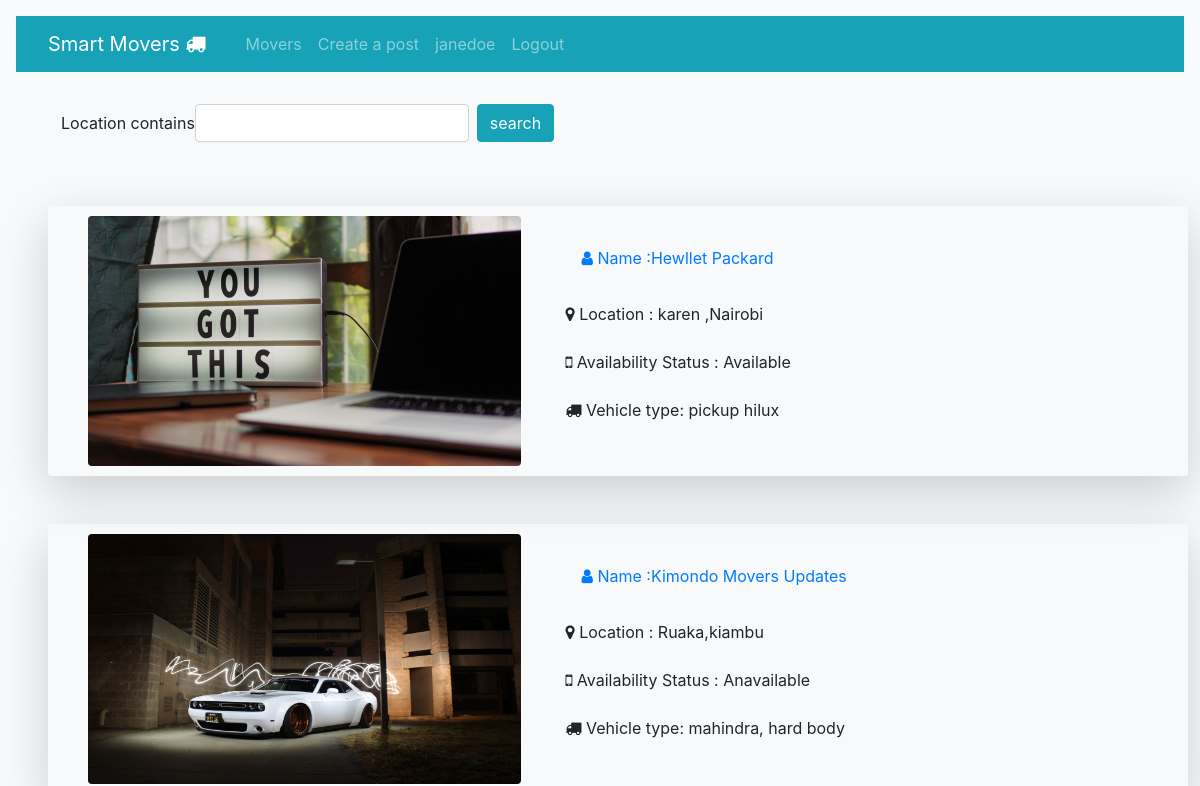
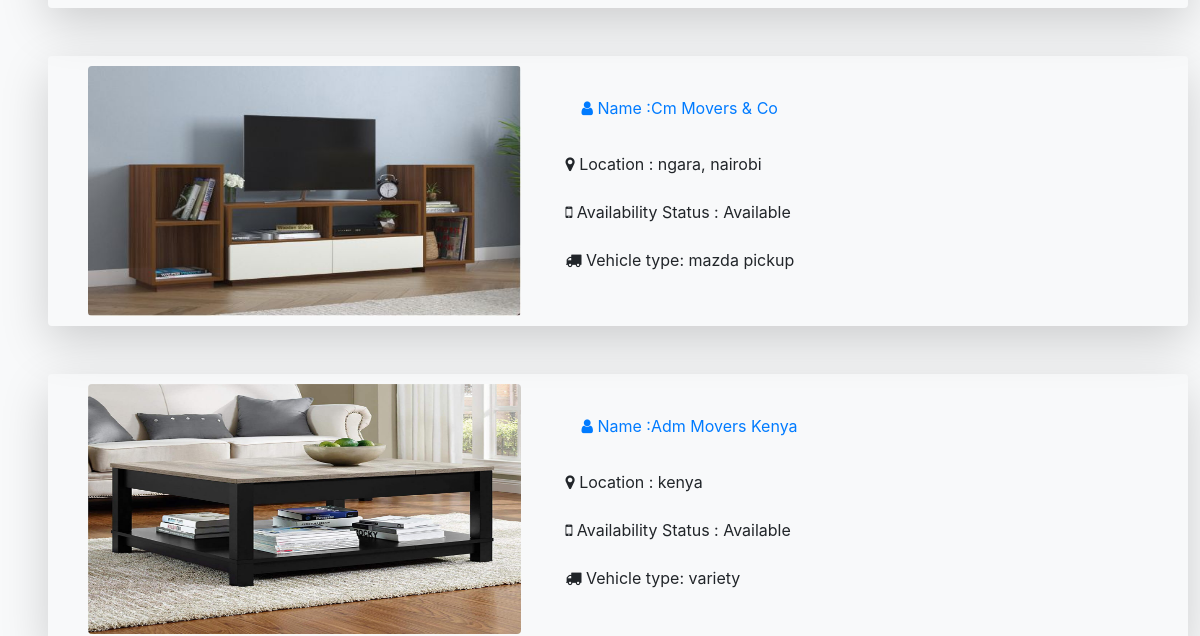
/post/movers (signed in, upper part), run on an earlier commit of the app's database (2 pictures, top to bottom).
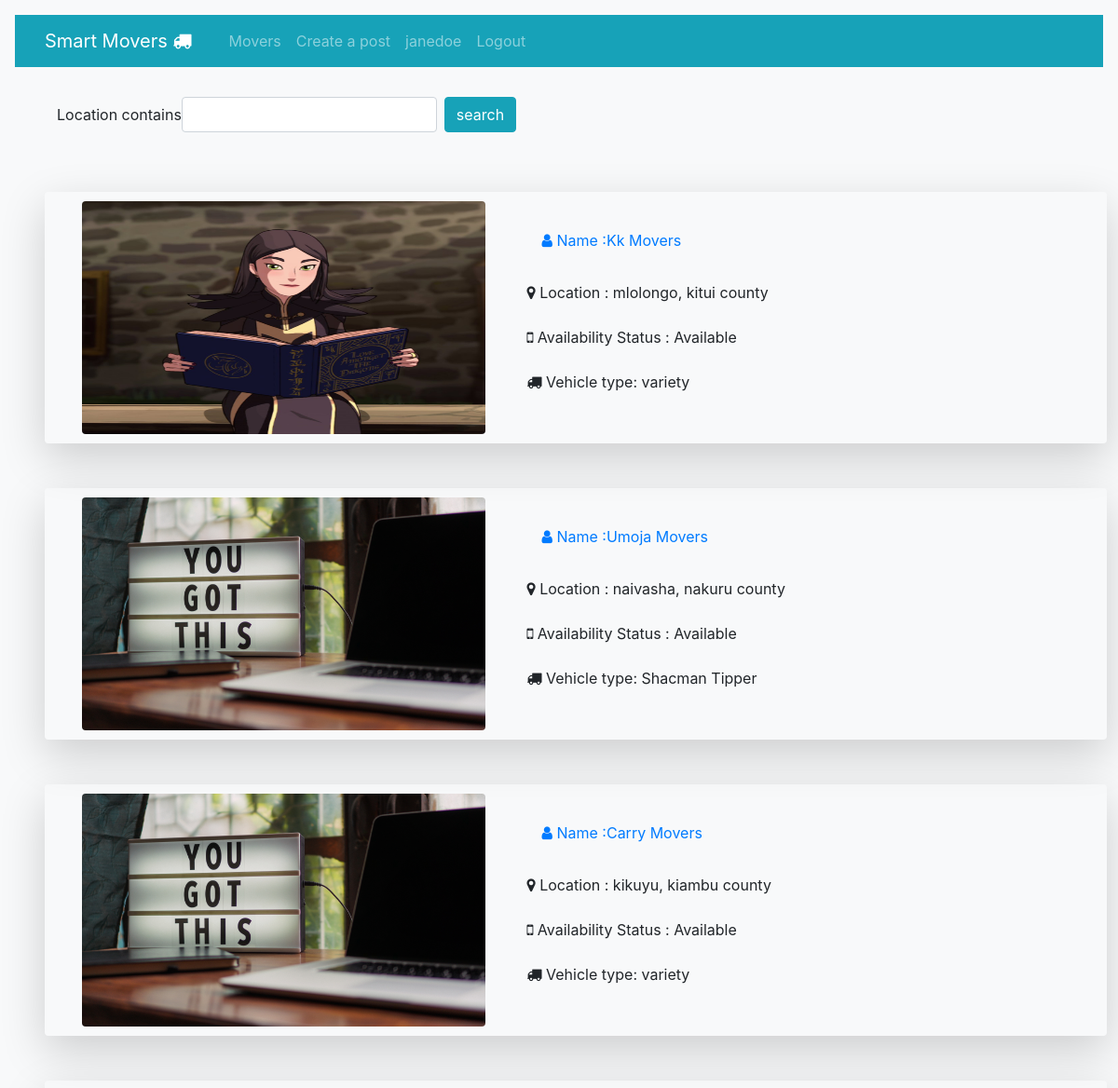
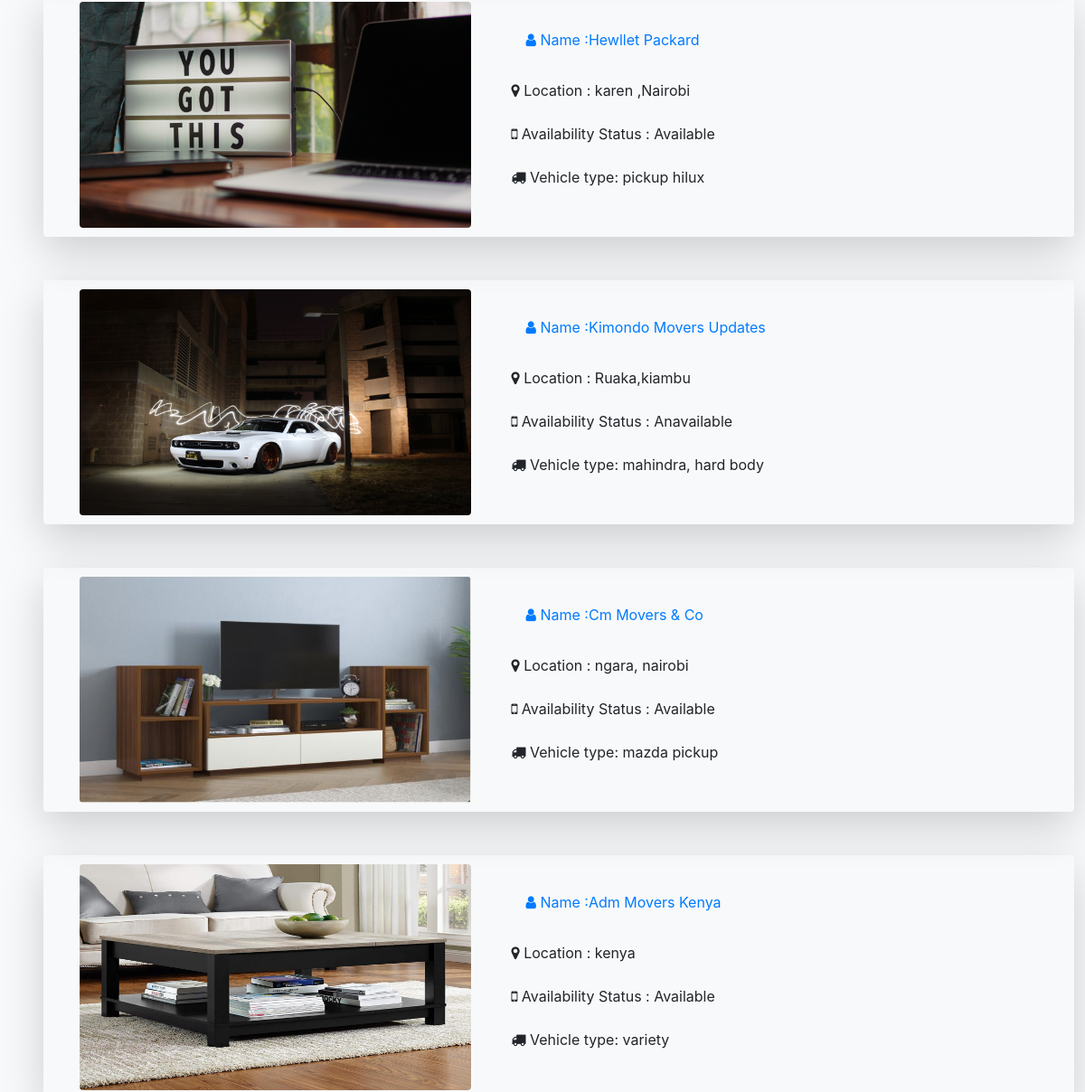
And on a later commit of the database (2 pictures, top to bottom).
### smartmovers/models.py (models this page shows, shortened)
class Post(models.Model):
    Availability=[
       ( 'Available','Available'),
      (  'Anavailable','Unavailable'),
    ]
    author = models.ForeignKey(User, on_delete=models.CASCADE,null=True)
    name = models.CharField(max_length=100,null=False)
    location = models.CharField(max_length=100, null=False)
    availability =models.CharField(choices=Availability,max_length=11,null=False)
    phone = models.IntegerField()
    vehicle_type= models.CharField(max_length=100,null=False)
    image = models.FileField(upload_to='movers_pics/', default='movers_pics/default.jpg')
    description = models.TextField(max_length=150,null=True)
    posted = models.DateTimeField( auto_now_add=True,null=True)
    updated = models.DateTimeField( auto_now=True, null=True)
    least_price = models.IntegerField(null=True)

### smartmovers/views.py (the view)
# urls.py: path('post/movers',views.movers_list, name='movers' ),
@login_required
def movers_list(request):
    context_object_name = 'posts'
    posts = Post.objects.all()
    myFilter = MoversFilter(request.GET, queryset=posts)
    posts = myFilter.qs
    context = {
        'posts': posts,
        'myFilter': myFilter,
    }
    return render(request, 'smartmovers/movers.html', context)

### smartmovers/templates/smartmovers/movers.html (shortened to what this page needs)
{% extends 'smartmovers/base.html'%} {% load crispy_forms_tags%}
{% block content%}
<div class="search container">
    <div class="row">
        <form class="form-inline my-2 my-lg-0 p-2 m-2" method="GET">
            {{myFilter.form|crispy}}
            <button type="submit" class="btn btn-info m-2">search</button>
        </form>
    </div>
</div>
</div>
{% for post in posts reversed%}
<div class="container shadow-lg m-5 rounded row">
    <div class="col-md-5">
        <div class=""> <img class="post-image rounded" src="{{post.image.url}}" alt=""></div>
    </div>
    <div class="col-md-6 m-2 p-3 text-justify">
        <a href="{% url 'detail' post.id%} " class="nav-link">
            <li class="nav-link"><i class="fa fa-user" aria-hidden="true"></i> Name :{{post.name|title}}</li>
        </a>
        <li class="nav-link p-2 m-2"><i class="fa fa-map-marker" aria-hidden="true"></i> Location : {{post.location}}</li>
        <li class="nav-link p-2 m-2"><i class="fa fa-mobile" aria-hidden="true"></i> Availability Status : {{post.availability}}</li>
        <li class="nav-link p-2 m-2"> <i class="fa fa-truck" aria-hidden="true"></i> Vehicle type: {{post.vehicle_type}}</li>
    </div>
</div>
{% empty%}
<div class="text-center bg-white shadow-lg  rounded p-3 ml-4 container">
    <h4 class="text-danger">Sorry. No result found for your Search !!!</h4>
</div>
{% endfor %}
</div>
{% endblock content%}

### smartmovers/templates/smartmovers/base.html (shortened to what this page needs)
{% load static %}
<!DOCTYPE html>
<html lang="en">
<head>
    <link rel="stylesheet" href="{% static 'smartmovers/style.css' %} ">
    <link rel="stylesheet" href="{% static 'smartmovers/bootstrap.css' %} ">
    <link rel="stylesheet" href="https://cdnjs.cloudflare.com/ajax/libs/font-awesome/4.7.0/css/font-awesome.min.css">
    <link rel="stylesheet" href="https://stackpath.bootstrapcdn.com/bootstrap/4.5.0/css/bootstrap.min.css">
</head>
<body>
    <nav class="navbar navbar-expand-lg navbar-dark text-light bg-info sticky-top m-3">
        <a class="navbar navbar-brand" href="{% url 'homepage'%}">Smart Movers <i class="fa fa-truck" aria-hidden="true"></i>
        </a>
        <div class="collapse navbar-collapse" id="navbarSupportedContent">
            <li class="navbar-nav nav-item">
                {% if user.is_authenticated %}
                <a class="nav-link" href="{% url 'movers'%} ">Movers</a>
                <a class="nav-link" href="{% url 'new_post'%}">Create a post</a>
                <a class="nav-link" href="/profile ">{{user.username}}</a>
                <a class="nav-link " href="/logout ">Logout</a> {%else %}
                <div class="navbar-nav ">
                    <a class="nav-link ml-auto " href="{% url 'login' %} ">Login</a>
                    <a class="nav-link ml-auto " href="/register ">Register</a>
                </div>
                {% endif%}
            </li>
        </div>
    </nav>
    <div>
        <body class="bg-light">
            <div class="container ">
                {% block content%} {% endblock content%}
    </body>
</html>

### smartmovers/static/smartmovers/style.css (style rules this page uses)
body { margin: 0; padding: 0; }
.post-image { height: 250px; width: 100%; margin: 10px; border-radius: 10px; }

What changed in the data, as far as the page shows it:
added Post: image (picture), name "Kk Movers", location "mlolongo, kitui county", availability "Available", vehicle_type "variety"
added Post: image (placeholder picture), name "Umoja Movers", location "naivasha, nakuru county", availability "Available", vehicle_type "Shacman Tipper"
added Post: image (placeholder picture), name "Carry Movers", location "kikuyu, kiambu county", availability "Available", vehicle_type "variety"
